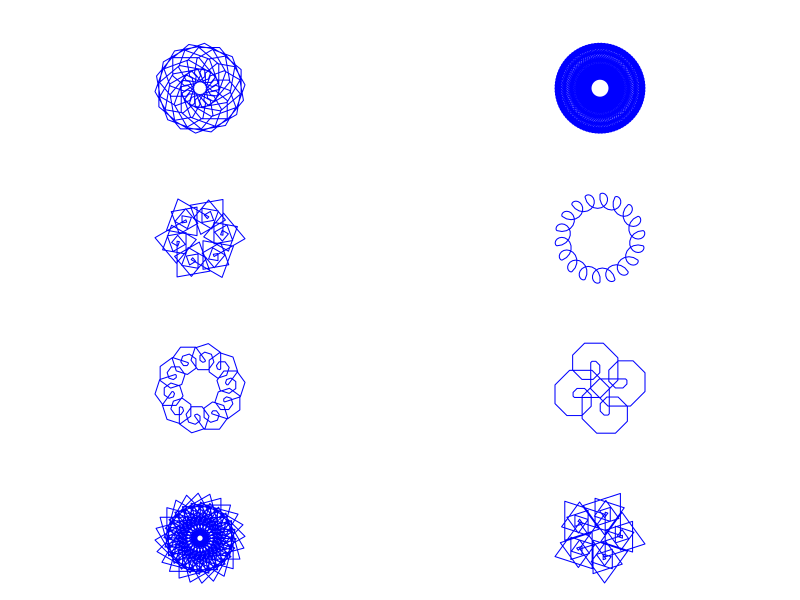
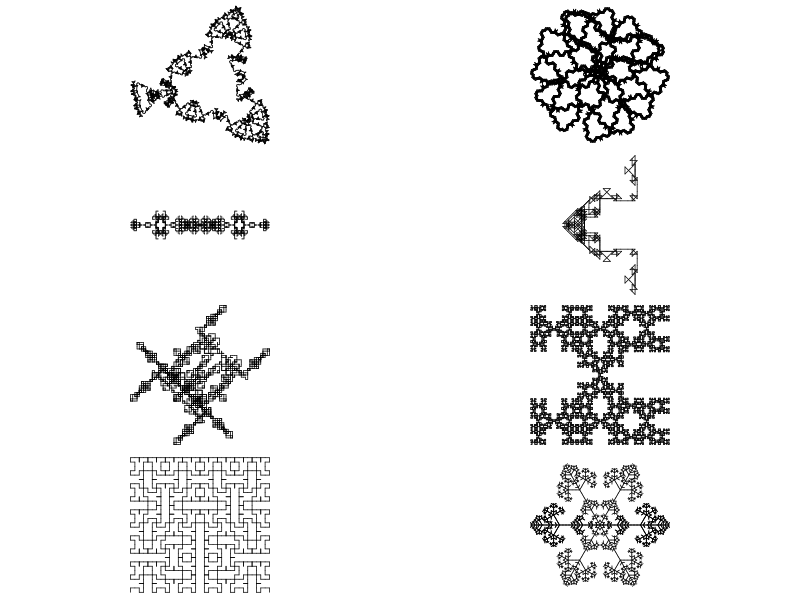

These charts were generated, in order, by the following R code:
## ---- chunk 1
set.seed(123)
options(scipen=999)
gcd2 <- function(a, b) {
    if (b == 0) a else Recall(b, a %% b)
}
gcd <- function(...) Reduce(gcd2, c(...))

drawit = function(L=16,dD=-pi/2,D=-pi/2,n=10000,lwd=1,col="blue"){
    x = c(0)
    y = c(0)
    l = L
    for(i in 1:n){
        x0 = x[i]
        y0 = y[i]
        x2 = x[i]+l*cos(D)
        y2 = y[i]+l*sin(D)
        l = (l-2)%%L+1
        D = D+dD
        x = c(x,x2)
        y = c(y,y2)
        if(abs(x2)<0.001 && abs(y2)<0.001){break}
    }
    xmin = min(x)
    xmax = max(x)
    xmid = mean(c(xmin,xmax))
    ymin = min(y)
    ymax = max(y)
    ymid = mean(c(ymin,ymax))
    r = max(c(xmax-xmid,ymax-ymid))
    xlo = xmid-r
    xhi = xmid+r
    ylo = ymid-r
    yhi = ymid+r
    plot(0,0,"n",ann=F,xlim=c(xlo,xhi),ylim=c(ylo,yhi),axes=F)
    lines(x,y,lwd=lwd,col=col)
}

while(T){
    turnb = sample(3:60,1)
    turna = sample(1:(turnb-1),1)
    cdm = sample(5:20,1)
    A = turna/gcd(c(turna,turnb))
    B = turnb/gcd(c(turna,turnb))
    nloop = B/gcd(c(B,cdm))
    if(nloop>1 && nloop<99 && (180*turna/turnb)%%1==0){break}
}


angles = c(turna/turnb*pi)
degs = c(turna/turnb*180)
cdms = c(cdm)
handles = c(paste0(degs[1],cdm,collapse="#"))

while(length(angles)<8){
    bb = sample(3:60,1)
    aa = sample(1:(bb-1),1)
    cc = sample(5:20,1)
    A = aa/gcd(c(aa,bb))
    B = bb/gcd(c(aa,bb))
    nloop = B/gcd(c(B,cc))
    deg= c(aa/bb*180)
    handle = c(paste0(deg,cc,collapse="#"))
    if(!(handle %in% handles) && nloop>1 && nloop<99 && (180*aa/bb)%%1==0){
        angles = c(angles,aa/bb*pi)
        cdms = c(cdms,cc)
        degs = c(degs,degs)
        handles = c(handles,handle)
    }
}

ord = sample(1:8)

sol = paste0(1*(1==ord),collapse="")

al = paste0("* ",LETTERS[1:8],collapse="\n")

## ---- chunk 2
par(mar=c(1,1,3,1),mfrow=c(4,2),pty="s")
for(i in 1:8){
    drawit(cdms[ord[i]],angles[ord[i]])
    # mtext(LETTERS[i],3)
}
## ---- chunk 3
set.seed(66)
g1 = list("A",
          list("A"="B-A-B",
               "B"="A+B+A"),
          6,
          60)
g2 = list("A",
          list("A"="A[+A][-A]B",
               "B"="[--B][++B]A"),
          5,
          30)
g3 = list("A",
          list("A"="-B+B+B+B+B+B",
               "B"="B[--CCA][-CCA]B",
               "C"="CC"),
          5,
          60)
g4 = list("A",
          list("A"="[----AAB][--AAB][++AAB]AAB",
               "B"="[-C][+C][--C][++C][---C][+++C]",
               "C"="CAB"),
          3,
          45)

g5 = list("A",
          list("A"="[-AAB][--AAB][+AAB][++AAB]AAB",
               "B"="[-C][+C][--C][++C]CA",
               "C"="CC"),
          3,
          72)

g6 = list("A",
          list("A"="-B+B+B+B+B+B",
               "B"="BB[-CCA]",
               "C"="CC"),
          5,
          60)

g7 = list("A",
          list("A"="B+B+B+B+B",
               "B"="[-CCA]BB",
               "C"="CC"),
          5,
          72)

g8 = list("A++++A",
          list("A"="+A-B-B[B]",
               "B"="-B+A+A[A]"),
          5,
          45)

g9 = list("A++A",
          list("A"="AB[-A][+A]",
               "B"="A"),
          6,
          90)

g10 = list("A+++A+++A+++A",
          list("A"="B--B",
               "B"="AA+++AA"),
          7,
          30)

g11 = list("A",
           list("A"="AB",
                "B"="A[++C][--C]",
                "C"="C[+C][-C]A"),
           7,
           45)

g12 = list("A",
           list("A"="X[-A][+A]AA",
                "X"="XX"),
           5,
           60)

g13 = list("A",
           list("A"="X[-A][+A]A",
                "X"="XX"),
           6,
           60)

g14 = list("A++++++.A",
           list("A"="B+B+B+B+B+B+B",
                "B"="B[-CCA][+CCA]",
                "C"="CC"),
           5,
           30)

g15 = list("A",
           list("A"="ABA",
                "B"="[-BAB][+BAB]"),
           6,
           90)

g16 = list("AA",
           list("A"="ABA",
                "B"="C[-BAB][+BAB]",
                "C"="CC"),
           5,
           90)

g17 = list("AA",
           list("A"="B-AA-B",
                "B"="A+B+A"),
                6,
                45)

g18 = list("AA",
           list("A"="B-AA-B",
                "B"="AB+B+A"),
                5,
                90)

g19 = list("AA",
           list("A"="B-AA-B",
                "B"="AB+B+AB"),
                5,
                90)

g20 = list("A++A++A++A",
           list("A"="B-CAC-B",
                "B"="AB-BA",
                "C"="CC"),
                5,
                135)

g21 = list("A.A",
           list("A"="BC",
                "B"="B[+C][-C]",
                "C"="CAD",
                "D"="DD[+D+D][-D-D]"),
                5,
                60)

g22 = list("A",
           list("A"="B-ABA-B",
                "B"="A+B+A"),
           6,
           72)

g23 = list("A",
           list("A"="B-ABA-B",
                "B"="A+B+A"),
           6,
           90)

g24 = list("A",
           list("A"="B-ABA-B",
                "B"="A+B+A"),
           6,
           120)

g25 = list("A",
           list("A"="B-ABA-B",
                "B"="A+B+A"),
           6,
           108)

g26 = list("A",
           list("A"="B-ABA-B",
                "B"="A+B+A"),
           4,
           135)

g27 = list("A++A++A++A",
           list("A"="B-ABA-B",
                "B"="A+BB+A"),
           4,
           135)

g28 = list("A",
           list("A"="A[+A][-A]B",
                "B"="A[--B][++B]B"),
           6,
           108)

g29 = list("A",
           list("A"="A[+A][-A]A[+B][-B]",
                "B"="A[--B][++B]B"),
           5,
           60)

g30 = list("A",
           list("A"="A[+A][-A]A[+B][-B]",
                "B"="A[--B][++B]B"),
           5,
           20)

g31 = list("A",
           list("A"="A[+A][-A]A[+B][-B]",
                "B"="A[----B][++++B]B"),
           5,
           45)

g32 = list("A",
           list("A"="A[++A][--A]A[+B][-B]",
                "B"="A[----B][++++B]B"),
           5,
           45)

g33 = list("A",
           list("A"="B++B++B++B++B",
                "B"="B[-CCC-CC-CCA][----CC-CCB]B",
                "C"="CC"),
           5,
           36)

g34 = list("A",
           list("A"="B++A++A++B",
                "B"="AB[A-CC-CC-CCA]BA",
                "C"="CC"),
           5,
           90)

g35 = list("A++++XA",
           list("A"="AA[-B][+B]B",
                "B"="[---ABC][+++ABC]",
                "C"="A[-CB][+CB]",
                "X"="XX"),
           5,
           45)

g36 = list("A+++XA",
           list("A"="AA[-B][+B]B",
                "B"="[--ABC][++ABC]",
                "C"="A[-CB][+CB]",
                "X"="XX"),
           5,
           60)

g37 = list("[A]+[A]+[A]+[A]+[A]+[A]",
           list("A"="AA[-B][+B]B",
                "B"="[-ABC][+ABC]",
                "C"="A[-CB][+CB]"),
           4,
           60)

g38 = list("[A]+[A]+[A]+[A]+[A]",
           list("A"="AA[-B][+B]B",
                "B"="[-ABC][+ABC]",
                "C"="A[-CB][+CB]"),
           4,
           72)

g39 = list("[A]+[A]+[A]+[A]",
           list("A"="AA[-B][+B]B",
                "B"="[-ABC][+ABC]",
                "C"="A[-CB][+CB]"),
           4,
           90)

g40 = list("[A]+[A]+[A]",
           list("A"="AA[-B][+B]B",
                "B"="[-ABC][+ABC]",
                "C"="A[-CB][+CB]"),
           4,
           120)

g41 = list("A",
           list("A"="C[+CA][CCCA][-CA]",
                "C"="CC"),
           6,
           45)

g42 = list("A",
           list("A"="C[+CA][CCCCB][-CA]",
                "B"="[++A][--A]",
                "C"="CC"),
           6,
           45)

g43 = list("[A]--[A]--[A]--[A]",
           list("A"="C[+CB][CCA][-CB]",
                "B"="CCC[+++A][---A]",
                "C"="CA"),
           4,
           45)

g44 = list("A",
           list("A"="A[-DB][+DB]C",
                "B"="DC[++DA][--DA]B",
                "C"="[+++D][---D]A",
                "D"="DD"),
           6,
           40)

g45 = list("[A]+++[A]+++[A]",
           list("A"="A[---XB][-XB][+XB][+++XB]",
                "B"="XB[++XA][--XA]XA",
                "X"="XX"),
           4,
           40)

g46 = list("[A]+++[A]+++[A]",
           list("A"="A[---XB][-XB][+XB][+++XB]",
                "B"="XB[++XA][--XA]A",
                "X"="XX"),
           4,
           40)

g47 = list("A",
           list("A"="[---B][-B][+B][+++B]",
                "B"="BD[++DA][--DA]B",
                "D"="DD"),
           5,
           45)

g48 = list("A------A",
           list("A"="[---B][-B][+B][+++B]",
                "B"="BD[++DA][--DA]B",
                "D"="DD"),
           5,
           30)

g49 = list("A+A++++++A+A",
           list("A"="[---B][-B][+B][+++B]",
                "B"="BD[++DA][--DA]B",
                "D"="DD"),
           4,
           30)

g50 = list("A--A--A",
           list("A"="A[-A]A"),
           6,
           60)

g51 = list("B---A",
           list("A"="A[-AB]A",
                "B"="B[+BA]B"),
           5,
           60)

g52 = list("[A][B]",
           list("A"="[-XBA]A",
                "B"="[+XAB]B",
                "X"="XX"),
           6,
           30)

g53 = list("[A][B]",
           list("A"="C[-A-B]A",
                "B"="C[+B+A]B",
                "C"="CC"),
           5,
           30)

g54 = list("[+A][-B]",
           list("A"="[-CA-CB]A",
                "B"="[+CB+CA]B",
                "C"="CC"),
           7,
           30)

g55 = list("[+A][-B]",
           list("A"="[-CA-CB]A",
                "B"="[+CB+CA]B",
                "C"="CC"),
           6,
           90)

g56 = list("[+A][-B]",
           list("A"="[-CA-CB]A",
                "B"="[+CB+CA]B",
                "C"="CC"),
           6,
           120)

g57 = list("[+A][-B]",
           list("A"="[-CA-CB]A",
                "B"="[+CB+CA]B",
                "C"="CC"),
           6,
           150)

g58 = list("[+A][-B]",
           list("A"="[-CA-CB]CA",
                "B"="[+CB+CA]CB",
                "C"="CC"),
           6,
           150)

g59 = list("A",
           list("A"="XXX-B+BB+BB+BB+B",
                "X"="XX",
                "B"="B[-XXA]B"),
           4,
           90)

g60 = list("A",
           list("A"="XX[BBB+BB+B]A",
                "X"="XX",
                "B"="B[-XA][+XA]B"),
           4,
           30)

g61 = list("A",
           list("A"="XX[B+BB+BB+BB+B]",
                "X"="XX",
                "B"="BA"),
           6,
           90)

g62 = list("A",
           list("A"="XXX[B+BB+BB+B]",
                "X"="XX",
                "B"="BA"),
           6,
           120)

g63 = list("A",
           list("A"="X[-B+BB+BB+BB+BB+BB+B]",
                "X"="XX",
                "B"="X[+A-AA-AA-AA-AA-AA-A]"),
           3,
           10)

g64 = list("A",
           list("A"="B[-A][+A]",
                "B"="[DA][--DA][++DA]",
                "D"="DD"),
           7,
           60)

g65 = list("X",
           list("F"="FF",
                "X"="F[+XXF+F][-XXF-F]FXX"),
           4,
           30)

g66 = list("X",
           list("F"="FF",
                "X"="FF[+XFF+XF][-XFF-XF]FXX"),
           4,
           30)

g67 = list("X",
           list("F"="FF",
                "X"="FF[+XFFX+XF][-XFFX-XF]FXXFX"),
           3,
           30)

g68 = list("A",
           list("A"="AA[-B][+B]B",
                "B"="B[-ABC][+ABC]",
                "C"="C[-CBA][+CBA]"),
           4,
           60)

g69 = list("A",
           list("A"="A[-BC][+BC]BC",
                "B"="BB[-ABC][+ABC]",
                "C"="CCC[-CBA][+CBA]"),
           4,
           60)

g70 = list("GA",
           list("A"="[---BC][+++BC]",
                "B"="F[--AC][++AC]",
                "C"="FF[-BA][+BA]",
                "F"="FF",
                "G"="F"),
           5,
           15)

g71 = list("GA",
           list("A"="[---BC][+++BC]",
                "B"="[--AC][++AC]",
                "C"="FF[-BA][+BA]",
                "F"="FF",
                "G"="F"),
           5,
           15)

g72 = list("[A]------------[A]",
           list("A"="[---BC][+++BC]",
                "B"="[--AC][++AC]",
                "C"="F[-BA][+BA]",
                "F"="FF"),
           5,
           15)

g73 = list("C",
           list("A"="F[---BC][+++BC]",
                "B"="F[-CA][+CA]",
                "C"="[-AB][+AB]",
                "F"="FF"),
           6,
           15)

g74 = list("A",
           list("A"="ADB",
                "B"="[-CA][+CA]",
                "C"="[+C[-A][+A]][-C[-A][+A]]",
                "D"="E",
                "E"="AA"),
           7,
           30)

g75 = list("ABA",
           list("A"="+B--A--B+",
                "B"="-A+BCB+A-",
                "C"="CC"),
           7,
           45)

g76 = list("AAAAA",
           list("A"="B--A--B",
                "B"="A+BCB+A",
                "C"="CC"),
           5,
           72)

g77 = list("ABA",
           list("A"="A+AA+B+AA+A",
                "B"="B-B-A-B-B"),
           4,
           22)

g78 = list("A+A+A+A",
           list("A"="C[++CB][--CB]",
                "B"="C-BAB+C",
                "C"="CAB"),
           6,
           90)

g79 = list("AAAAA",
           list("A"="A+B+A",
                "B"="CC-[+CA][-CA]-B",
                "C"="CC"),
           6,
           108)

g80 = list("AA",
           list("A"="A++B-C-B++A",
                "B"="B--A+C+A--B",
                "C"="CC"),
           6,
           45)

g81 = list("AAAA",
           list("A"="A++B-C-B++A",
                "B"="B--A+C+A--B",
                "C"="CCC"),
           5,
           45)

g82 = list("-A++A",
           list("A"="A++B-C-B++A",
                "B"="B--A+C+A--B",
                "C"="CCC"),
           5,
           45)

g83 = list("-A",
           list("A"="A++B-C-B++A",
                "B"="B--A+C+A--B",
                "C"="CCC"),
           5,
           45)


g84 = list("AAA",
           list("A"="A++B-C-B++A",
                "B"="B--A+C+A--B",
                "C"="CC"),
           6,
           60)

g85 = list("A",
           list("A"="+B-AA-B+",
                "B"="-A+BB+A-"),
           3,
           108)

g86 = list("A",
           list("A"="+B-ACA-ACA-B+",
                "B"="-A+BCB+BCB+A-",
                "C"="CCC"),
           5,
           135)

g87 = list("A",
           list("A"="+BAA-ABA-AAB+",
                "B"="-A+B[-C]B+A-",
                "C"="CCCC[A][+A][-A][--A]"),
           4,
           90)

g88 = list("A",
           list("A"="+B-AA-AA-B+",
                "B"="-A+BB+BB+A-"),
           5,
           30)

g89 = list("A",
           list("A"="+B-ACA-ACA-B+",
                "B"="-A+BCB+BCB+A-",
                "C"="CCC"),
           5,
           60)

g90 = list("A",
           list("A"="+B-ACA-ACA-B+",
                "B"="-A+BCB+BCB+A-",
                "C"="CCC"),
           5,
           108)

g91 = list("-A",
           list("A"="+B-AA-B+",
                "B"="-A+BB+A-"),
           5,
           90)

g92 = list("A",
           list("A"="+B-AAA-B+",
                "B"="-A+BBB+A-"),
           5,
           120)

g93 = list("AA",
           list("A"="+B-AAA-B+",
                "B"="-A+BBB+A-"),
           5,
           108)

g94 = list("AA",
           list("A"="+B-ABA-B+",
                "B"="-A+BAB+A-"),
           5,
           108)

g95 = list("A",
           list("A"="+BB-ABA-BB+",
                "B"="-AA+BAB+AA-"),
           5,
           90)

g96 = list("A",
           list("A"="+BA-ABA-AB+",
                "B"="-AB+BAB+BA-"),
           5,
           90)

g97 = list("A",
           list("A"="+BA-A--B--A-AB+",
                "B"="-AB+B++A++B+BA-"),
           5,
           60)

g98 = list("A",
           list("A"="+BA-A--A--A-AB+",
                "B"="-AB+B++B++B+BA-"),
           5,
           120)

g99 = list("A",
           list("A"="+BA-B--A--B-AB+",
                "B"="-AB+A++B++A+BA-"),
           5,
           72)

g99 = list("A",
           list("A"="+AA-B--A--B-AA+",
                "B"="-BB+A++B++A+BB-"),
           5,
           120)

g100= list("A",
           list("A"="+BA--AA--AB+",
                "B"="-AB++BB++BA-"),
           5,
           30)

g101= list("A",
           list("A"="+++BA----ABA----AB+++",
                "B"="---AB++++BAB++++BA---"),
           5,
           45)

g102= list("A",
           list("A"="+++BA----ABA----AB+++",
                "B"="---AB++++BAB++++BA---"),
           4,
           50)

g103= list("A",
           list("A"="+++BA----ABA----AB+++",
                "B"="---AB++++BAB++++BA---"),
           5,
           50)

g104= list("A",
           list("A"="CAA[--CAB][++CAB]",
                "B"="C[-CC-CA][+CC+CA]",
                "C"="CC"),
           5,
           100)

g105= list("A",
           list("A"="CAA[--CAB][++CAB]",
                "B"="C[-CC-CA][+CC+CA]",
                "C"="CC"),
           5,
           90)

g106= list("A",
           list("A"="+BA+A-ABA-A+AB+",
                "B"="+BA-B--B-AB+"),
           4,
           90)

g107 = list("-A",
           list("A"="+BA+A-ABA-A+AB+",
                "B"="+BBA-B--B-ABB+"),
           4,
           90)

g108 = list("A",
           list("A"="+BA+A-ABA-A+AB+",
                "B"="+BBA-B--B-ABB+"),
           3,
           45)

g109 = list("A",
           list("A"="+BA+A-ABA-A+AB+",
                "B"="+BBA-B--B-ABB+"),
           4,
           69)

g110 = list("BB",
           list("A"="+BA+A-ABA-A+AB+",
                "B"="+BBA-B--B-ABB+"),
           4,
           69)

g111= list("BB",
           list("A"="+BA+A-ABBA-A+AB+",
                "B"="+BBA-B--B-ABB+"),
           4,
           45)

g112 = list("BABA",
           list("A"="+BA+A-ABBA-A+AB+",
                "B"="+BBA-B--B-ABB+"),
           3,
           45)

g113 = list("AAAA",
           list("A"="+BA+A-ABCBA-A+AB+",
                "B"="+BBA-B-CCCC-B-ABB+",
                "C"="CCCCC"),
           3,
           45)

g114 = list("A",
           list("A"="+BA+ABCBA+AB+",
                "B"="-C+++BACAB+++C-",
                "C"="CC"),
           5,
           108)

g115= list("A",
           list("A"="+BA+ACCA+AB+",
                "B"="-C+++BACCAB+++C-",
                "C"="CC"),
           5,
           90)

g116= list("A",
           list("A"="+BAA-A-CC-A-AAB+",
                "B"="-C+++BAACAAB+++C-",
                "C"="CC"),
           4,
           10)

g117= list("AAAAAA",
           list("A"="+BACA-A-CC-A-ACAB+",
                "B"="-AC+++BAACCCAAB+++CA-",
                "C"="CC"),
           3,
           150)

g118= list("A--A",
           list("A"="+B-CAC-B+",
                "B"="-A+B+A-",
                "C"="CC"),
           6,
           90)

g119= list("A++A",
           list("A"="+B-CAC-B+",
                "B"="-A+BB+A-",
                "C"="CC"),
           6,
           90)

g120= list("A++A++A++A",
           list("A"="+B-CAC-B+",
                "B"="-A++BB++A-",
                "C"="CC"),
           6,
           45)

g121= list("A-A-A-A-A-A-A-A",
           list("A"="+B-CAC-B+",
                "B"="-A++BB++A-",
                "C"="CC"),
           6,
           45)           

g122= list("A-A-A-A",
           list("A"="+B-A-B+",
                "B"="-A++B+C+B++A-",
                "C"="CC"),
           6,
           90)

g123= list("A+A+A+A",
           list("A"="+B-ABCBA-B+",
                "B"="-A++B+B++A-",
                "C"="CC"),
           5,
           90)

g124= list("A",
           list("A"="+B-ACA-B+",
                "B"="-A++CB+BC++A-",
                "C"="CC"),
           6,
           90)

g125= list("A",
           list("A"="+BX-AA-XB+",
                "B"="-AX+B+XA-",
                "X"="XX"),
           7,
           90)

g126= list("A",
           list("A"="+BX-AA-XB+",
                "B"="-AXB+B+BXA-",
                "X"="XX"),
           6,
           90)

g127= list("B",
           list("A"="+B-AXA-B+",
                "B"="-BA+BAB+AB-",
                "X"="XX"),
           5,
           135)

g128= list("AA",
           list("A"="+B-A+X+A-B+",
                "B"="-BA+BAXAB+AB-",
                "X"="XX"),
           4,
           90)

g129= list("A-A-A",
           list("A"="+B-A+X+A-B+",
                "B"="-BA+BAXAB+AB-",
                "X"="XX"),
           4,
           120)

g130= list("A++++A",
           list("A"="[+BCC][-BCC]",
                "B"="B[-CA][+CA]",
                "C"="CCA"),
           5,
           45)

g131= list("A++++A++++A",
           list("A"="[+BCC][-BCC]",
                "B"="B[-CA][+CA]",
                "C"="CCA"),
           5,
           30)

g132= list("A+A+A",
           list("A"="[+BCC][-BCC]",
                "B"="B[-CA][+CA]",
                "C"="CCA"),
           5,
           72)

g133= list("B",
            list("A"="[+DBC][-DBC][+++DBC]",
                 "B"="[-BA][+BA]",
                 "C"="AB",
                 "D"="XX",
                 "X"="XX"),
            6,
            120)

g134= list("B",
            list("A"="[++XXBC][--XXBC][++++XXBC]",
                 "B"="[-BA][+BA]",
                 "C"="AB",
                 "X"="XX"),
            6,
            45)

g135= list("A++++++A",
            list("A"="+B-AXBXA-B+",
                 "B"="-A+BXAXB+A-",
                 "X"="XX"),
            5,
            150)

g136= list("A++++A",
            list("A"="+B-AXBBXA-B+",
                 "B"="-A+BXAXB+A-",
                 "X"="XX"),
            5,
            135)

g137= list("A++++A",
            list("A"="+B-AXBBXA-B+",
                 "B"="-A+BXAAXB+A-",
                 "X"="XX"),
            3,
            135)

g138= list("AAAA",
            list("A"="+B-AXBACABXA-B+",
                 "B"="-A+BXA+C+AXB+A-",
                 "C"="C+C",
                 "X"="XXX"),
            4,
            90)

g139= list("A+A+A+A",
            list("A"="+B-AXBACABXA-B+",
                 "B"="-A+BXA+C+AXB+A-",
                 "C"="CC",
                 "X"="XXX"),
            4,
            90)

g140= list("A+A+A+A+A+A",
            list("A"="+B-AXB---ACA---BXA-B+",
                 "B"="-A++BXA+C+AXB++A-",
                 "C"="C+C",
                 "X"="XXX"),
            3,
            60)

g141= list("A++A",
            list("A"="+BA-ACA-BA+",
                 "B"="-AB+CBABC+BA-",
                 "C"="CCC"),
            4,
            90)

g142= list("A+A+A+A",
            list("A"="+BA-ACA-BA+",
                 "B"="-AB+CBAAABC+BA-",
                 "C"="CCCC"),
            4,
            90)

g143= list("A",
            list("A"="+BA-ACA-AB+",
                 "B"="-AB+BCB+BA-",
                 "C"="CCC"),
            5,
            90)

g144= list("AA",
           list("A"="+B-AXB---ACA---BXA-B+",
                "B"="-A++BXA+C+AXB++A-",
                "C"="C+C",
                "X"="XXX"),
           3,
           60)

g145= list("AAAAAA",
           list("A"="+B-AXB---ACA---BXA-B+",
                "B"="-A++BXA+++C+++AXB++A-",
                "C"="CC+CC",
                "X"="++BAX+C+XAB++"),
           3,
           60)

g146= list("AAAA",
           list("A"="+B++ACA++B+",
                "B"="-A--BCB--A-",
                "C"="CC"),
           5,
           45)

g147= list("A--A",
           list("A"="+B++ACA++B+",
                "B"="-A--BCB--A-",
                "C"="C+ABA+C"),
           5,
           45)

g148= list("B--B",
           list("A"="+B++A-DCD-A++B+",
                "B"="-AD--BCB--DA-",
                "C"="C+ADBDA+C",
                "D"="DD"),
           4,
           90)

g149= list("A",
           list("A"="+B++A-XCX-A++B+",
                "B"="-AX--BCB--XA-",
                "C"="C+AXBXA+C",
                "X"="XDX",
                "D"="DD"),
           5,
           90)

g150= list("A",
           list("A"="AXB+C+BXA",
                "B"="C--BAB--C",
                "C"="B+D-A-D+B",
                "X"="XX",
                "D"="DD"),
           5,
           72)

g151= list("A",
           list("A"="AXB+C+BXA",
                "B"="C--BAB--C",
                "C"="B+D-A-D+B",
                "X"="XX",
                "D"="DD"),
           4,
           45)

g152= list("A",
           list("A"="AXB+C+BXA",
                "B"="C--BAB--C",
                "C"="B+D-A-D+B",
                "X"="XX",
                "D"="DD"),
           5,
           108)

g153= list("A",
           list("A"="ADB+D+BDA",
                "B"="C-DAD-C",
                "C"="B+A-D-A+B",
                "D"="DD"),
           5,
           60)

g154= list("A",
           list("A"="[-CB][+CB][CB][--CB]",
                "B"="D+B-D-B+D",
                "C"="CC",
                "D"="B-D+A+D-B"),
           6,
           90)

g155= list("A",
           list("A"="A--B--A",
                "B"="B+C+B",
                "C"="CA+AC"),
           5,
           60)

g156= list("A",
           list("A"="A--CBC--A",
                "B"="B+C+B",
                "C"="-CA+AC-"),
           6,
           90)

g157= list("A",
           list("A"="A--CBC--A",
                "B"="B+C+B",
                "C"="-CB+BC-"),
           6,
           90)

g158= list("A",
           list("A"="A--CBC--A",
                "B"="B+A+B",
                "C"="-CB+BC-"),
           7,
           90)

g159= list("A",
           list("A"="C--ABA--C",
                "B"="B+C+B",
                "C"="-CA+AC-"),
           6,
           120)

g160= list("CCC",
           list("A"="C--ABA--C",
                "B"="B+C+B",
                "C"="-CA+AC-"),
           5,
           120)

g161= list("A",
           list("A"="C--ABA--C",
                "B"="BA+C+AB",
                "C"="-BCA+ACB-"),
           5,
           170)

g162= list("A-A-A",
           list("A"="C--ABA--C",
                "B"="BA+C+AB",
                "C"="-BCA+ACB-"),
           4,
           150)

g163= list("A",
           list("A"="C--A++B++A--C",
                "B"="BA+C+AB",
                "C"="-B-CA+AC-B-"),
           5,
           60)

g164= list("AAAAAAAA",
           list("A"="C--A++B++A--C",
                "B"="BA+C+AB",
                "C"="-B-CA+AC-B-"),
           4,
           45)

g165= list("A++A++A++A",
           list("A"="C--AA++B++AA--C",
                "B"="BA+C+AB",
                "C"="-B-CA++AC-B-"),
           4,
           45)

g166= list("AAA",
           list("A"="C--AA++B++AA--C",
                "B"="BA+C+AB",
                "C"="-B-CA++AC-B-"),
           4,
           30)

g167= list("AA",
           list("A"="C--AA+B+AA--C",
                "B"="BA+C+AB",
                "C"="-B-CA++AC-B-"),
           4,
           30)

g168= list("AA",
           list("A"="C--ABA+B+ABA--C",
                "B"="BA+C+AB",
                "C"="-B-CA++AC-B-"),
           4,
           30)

g169= list("AAAAAA",
           list("A"="C--ABA+B+ABA--C",
                "B"="BA+C+AB",
                "C"="-B-CA++AC-B-"),
           3,
           30)

g170= list("A",
           list("A"="A--ACB+C+BCA--A",
                "B"="BA+++C+++AB",
                "C"="-B--A+C+A--B-"),
           4,
           30)

g171= list("AA",
           list("A"="A--ACB+C+BCA--A",
                "B"="BA+++C+++AB",
                "C"="-B--A+C+A--B-"),
           4,
           174)

g172= list("AAAA",
           list("A"="A--ACB+C+BCA--A",
                "B"="BA+++C+++AB",
                "C"="-B--A+C+A--B-"),
           4,
           165)

goodies = list(g1,g2,g3,g4,g5,g6,g7,g8,g9,g10,g11,g12,g13,g14,g15,g16,g17,g18,g19,g20,g21,g22,g23,g24,g25,g26,g27,g28,g29,g30,g31,g32,g33,g34,g35,g36,g37,g38,g39,g40,g41,g42,g43,g44,g45,g46,g47,g48,g49,g50,g51,g52,g53,g54,g55,g56,g57,g58,g59,g60,g61,g62,g63,g64,g65,g66,g67,g68,g69,g70,g71,g72,g73,g74,g75,g76,g77,g78,g79,g80,g81,g82,g83,g84,g85,g86,g87,g88,g89,g90,g91,g92,g93,g94,g95,g96,g97,g98,g99,g100,g101,g102,g103,g104,g105,g106,g107,g108,g109,g110,g111,g112,g113,g114,g115,g116,g117,g118,g119,g120,g121,g122,g123,g124,g125,g126,g127,g128,g129,g130,g131,g132,g133,g134,g135,g136,g137,g138,g139,g140,g141,g142,g143,g144,g145,g146,g147,g148,g149,g150,g151,g152,g153,g154,g155,g156,g157,g158,g159,g160,g161,g162,g163,g164,g165,g166,g167,g168,g169,g170,g171,g172)


showrules = function(g){
    rules = g[[2]]
    pr = paste0("`",names(rules)," > ",rules,"`",collapse="\\\n")
    return(pr)
}

initial_angle = 90  
line_color = "black"
line_width = 1
bg_color = "white"

getstr = function(start,rules,n){
    st = start
    for(jj in 1:n){
        st2 = ""
        for(i in 1:nchar(st)){
            ch = substr(st,i,i)
            if(!is.null(rules[[ch]])){
                st2 = paste0(st2,rules[[ch]],collapse="")
            } else {
                st2 = paste0(st2,ch,collapse="")
            }
        }
        st = st2
    }
    return(st)
}
getxyc = function(string="AA+AA+AA+A+A",angle=pi/2,angle_initial=pi/2,col="blue"){
    switch = 1
    d = angle_initial
    x = 0
    y = 0
    xl = c(x)
    yl = c(y)
    cols = numeric()
    dsave = numeric()
    xsave = numeric()
    ysave = numeric()
    for(i in 1:nchar(string)){
        ch = substr(string,i,i)
        cn = as.integer(charToRaw(ch))
        if(cn>=as.integer(charToRaw("A")) && cn<=as.integer(charToRaw("L"))){
            cols = c(cols,col)
            x = x+cos(d)
            y = y+sin(d)
            xl = c(xl,x)
            yl = c(yl,y)
        }
        if(cn>=as.integer(charToRaw("M")) && cn<=as.integer(charToRaw("Z"))){
            cols = c(cols,"NA")
            x = x+cos(d)
            y = y+sin(d)
            xl = c(xl,x)
            yl = c(yl,y)
        }
        if(cn==as.integer(charToRaw("["))){
            dsave = c(dsave,d)
            xsave = c(xsave,x)
            ysave = c(ysave,y)
        }
        if(cn==as.integer(charToRaw("]"))){
            cols = c(cols,"NA")
            x = xsave[length(xsave)]
            y = ysave[length(ysave)]
            d = dsave[length(dsave)]
            if(length(xsave)>1){
                xsave = xsave[1:(length(xsave)-1)]
                ysave = ysave[1:(length(ysave)-1)]
                dsave = dsave[1:(length(dsave)-1)]
            } else {
                xsave = numeric()
                ysave = numeric()
                dsave = numeric()
            }
            xl = c(xl,x)
            yl = c(yl,y)
        }
        if(cn==as.integer(charToRaw("-"))){
            d = d+angle*switch
        }
        if(cn==as.integer(charToRaw("+"))){
            d = d-angle*switch
        }
        if(cn==as.integer(charToRaw("."))){
            switch = switch*(-1)
        }
    }
    xwid = max(xl)-min(xl)
    ywid = max(yl)-min(yl)
    xmid = (max(xl)+min(xl))/2
    ymid = (max(yl)+min(yl))/2
    wid = max(c(xwid,ywid))
    x2 = (xl-xmid)/wid*2
    y2 = (yl-ymid)/wid*2
    return(list(x2,y2,cols))
}
makeplot = function(xyc,lwd=1){
    x = xyc[[1]]
    y = xyc[[2]]
    c = xyc[[3]]
    plot(0,0,"n",xlim=c(-1,1),ylim=c(-1,1),axes=F,ann=F)
    for(i in 2:length(x)){
        lines(c(x[i-1],x[i]),c(y[i-1],y[i]),col=c[i-1],lwd=lwd)
    }
}

ng = length(goodies)
gs = sample(1:length(goodies),8)
gc = sample(gs,1)
sol = paste0(1*(gs==gc),collapse="")

## ---- chunk 4
par(mfrow=c(4,2),pty="s",mar=c(0,0,0,0))
jj = 0
for(i in gs){
    jj = jj+1
    s = getstr(goodies[[i]][[1]],goodies[[i]][[2]],goodies[[i]][[3]])
    angle = goodies[[i]][[4]]
    xyc = getxyc(s,angle/180*pi,angle_initial=initial_angle/180*pi,col=line_color)
    makeplot(xyc,lwd=0.7)
    # mtext(LETTERS[jj],3)
}
